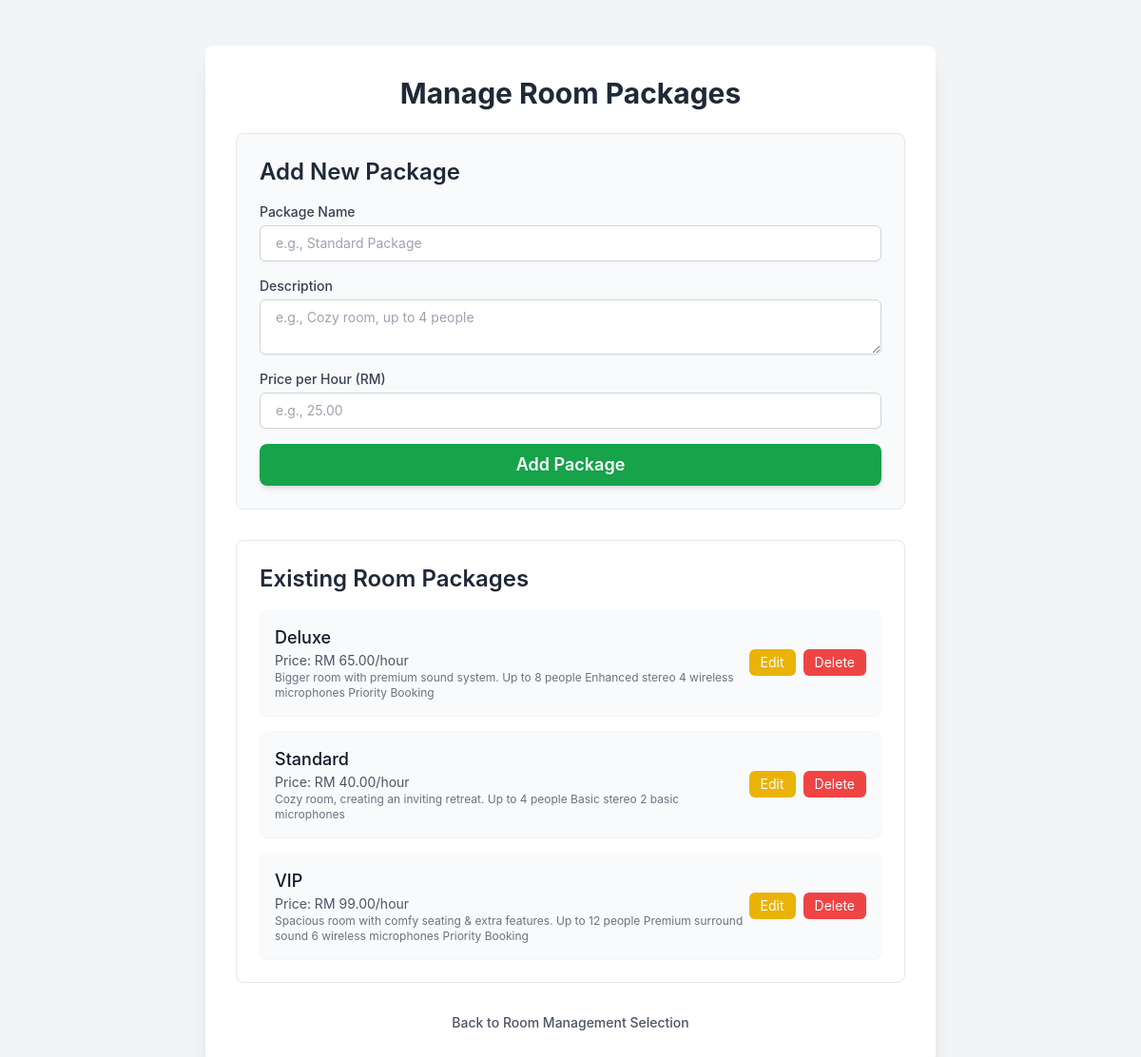
Page /admin/manage_packages.php (signed in) on the earlier database version.
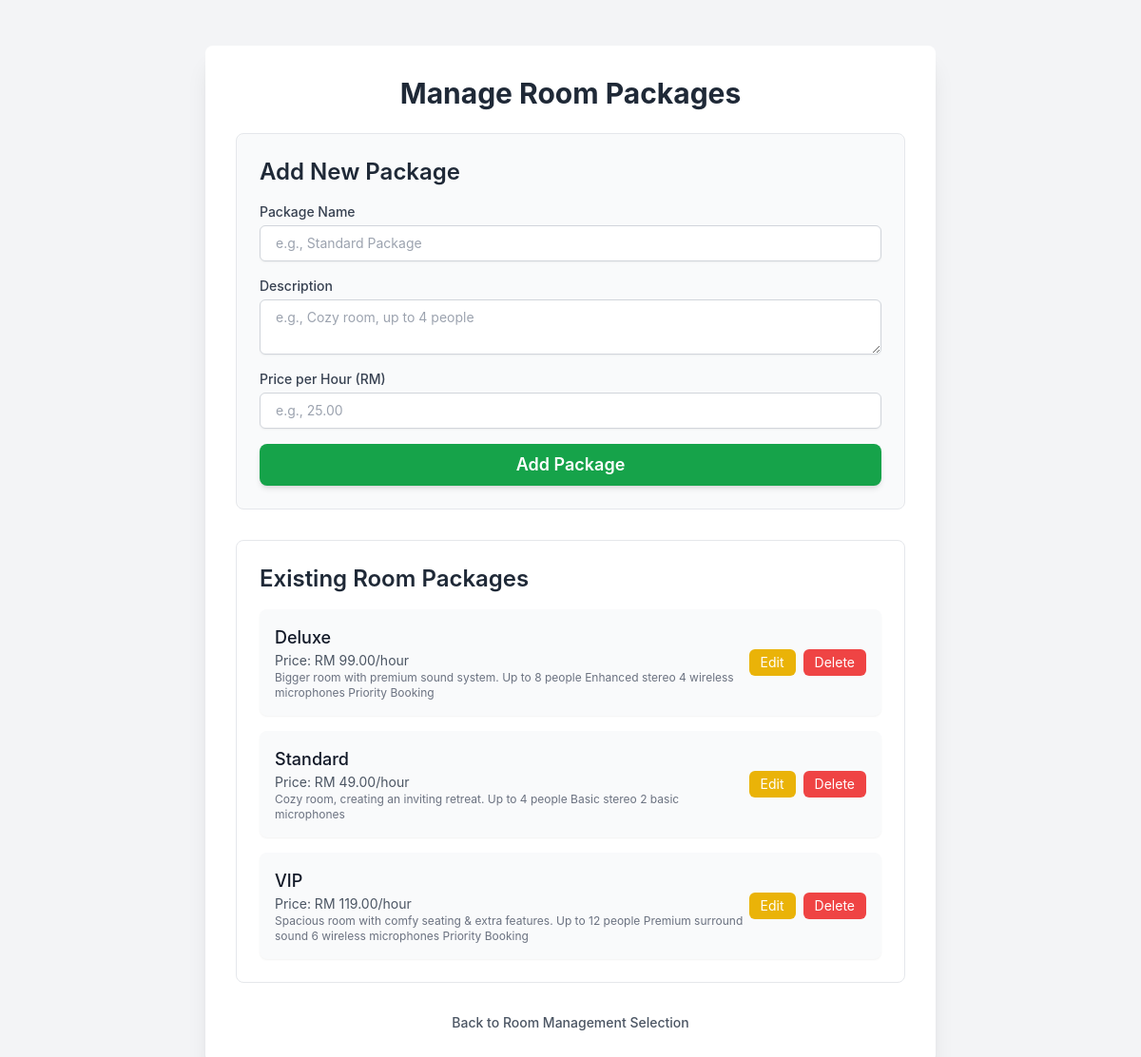
Same page on the later database version.
### tables this page shows
CREATE TABLE `packages` (
  `packageID` int(11) NOT NULL,
  `packageName` varchar(100) DEFAULT NULL,
  `description` text DEFAULT NULL,
  `pricePerHour` decimal(10,2) DEFAULT NULL
);

### admin/manage_packages.php (the view, shortened to what this page needs)
<?php
include '../dbconfig.php';
$packages = [];
$result = $conn->query("SELECT packageID, packageName, description, pricePerHour FROM packages ORDER BY packageName ASC");
if ($result) {
    while ($row = $result->fetch_assoc()) {
        $packages[] = $row;
    }
} else {
    $message = 'Error loading packages: ' . $conn->error;
    $messageType = 'error';
}
?>
<!DOCTYPE html>
<html lang="en">
<head>
    <script src="https://cdn.tailwindcss.com"></script>
</head>
<body class="bg-gray-100 min-h-screen flex flex-col items-center p-4">
    <div class="bg-white p-8 rounded-lg shadow-xl w-full max-w-3xl mt-8">
        <h1 class="text-3xl font-bold text-gray-800 mb-6 text-center">Manage Room Packages</h1>
        <div class="mb-8 p-6 bg-gray-50 rounded-lg border border-gray-200">
            <h2 class="text-2xl font-semibold text-gray-800 mb-4">Add New Package</h2>
            <form method="POST" class="space-y-4">
                <div>
                    <label for="new_package_name" class="block text-sm font-medium text-gray-700 mb-1">Package Name</label>
                    <input type="text" id="new_package_name" name="new_package_name" placeholder="e.g., Standard Package" class="mt-1 block w-full px-4 py-2 border border-gray-300 rounded-md shadow-sm focus:ring-blue-500 focus:border-blue-500 sm:text-sm" required>
                </div>
                <div>
                    <label for="new_package_description" class="block text-sm font-medium text-gray-700 mb-1">Description</label>
                    <textarea id="new_package_description" name="new_package_description" rows="2" placeholder="e.g., Cozy room, up to 4 people" class="mt-1 block w-full px-4 py-2 border border-gray-300 rounded-md shadow-sm focus:ring-blue-500 focus:border-blue-500 sm:text-sm"></textarea>
                </div>
                <div>
                    <label for="new_package_price" class="block text-sm font-medium text-gray-700 mb-1">Price per Hour (RM)</label>
                    <input type="number" id="new_package_price" name="new_package_price" step="0.50" min="0" placeholder="e.g., 25.00" class="mt-1 block w-full px-4 py-2 border border-gray-300 rounded-md shadow-sm focus:ring-blue-500 focus:border-blue-500 sm:text-sm" required>
                </div>
                <button type="submit" class="w-full bg-green-600 text-white py-2 px-4 rounded-lg text-lg font-semibold hover:bg-green-700 transition duration-300 shadow-md">
                    Add Package
                </button>
            </form>
        </div>
        <div class="mb-8 p-6 bg-white rounded-lg border border-gray-200">
            <h2 class="text-2xl font-semibold text-gray-800 mb-4">Existing Room Packages</h2>
            <div class="space-y-4">
                <?php if (empty($packages)): ?>
                    <p class="text-center text-gray-500">No packages found.</p>
                <?php else: ?>
                    <?php foreach ($packages as $package): ?>
                        <div class="flex items-center justify-between p-4 bg-gray-50 rounded-lg shadow-sm">
                            <div>
                                <h3 class="text-lg font-medium text-gray-900"><?php echo htmlspecialchars($package['packageName']); ?></h3>
                                <p class="text-sm text-gray-600">Price: RM <?php echo htmlspecialchars(number_format($package['pricePerHour'], 2)); ?>/hour</p>
                                <p class="text-xs text-gray-500"><?php echo htmlspecialchars($package['description']); ?></p>
                            </div>
                            <div class="flex space-x-2">
                                <button onclick="showEditPackageForm(<?php echo htmlspecialchars(json_encode($package)); ?>)" class="bg-yellow-500 text-white py-1 px-3 rounded-md text-sm hover:bg-yellow-600 transition duration-300">Edit</button>
                                <form method="POST" style="display:inline;" onsubmit="return confirm('Are you sure you want to delete this package? This will affect rooms linked to it!');">
                                    <button type="submit" class="bg-red-500 text-white py-1 px-3 rounded-md text-sm hover:bg-red-600 transition duration-300">Delete</button>
                                </form>
                            </div>
                        </div>
                    <?php endforeach; ?>
                <?php endif; ?>
            </div>
        </div>
        <p class="mt-6 text-center text-sm text-gray-600">
            <a href="manage_rooms.php" class="font-medium text-gray-600 hover:text-gray-800">Back to Room Management Selection</a>
        </p>
    </div>
</body>
</html>

Differences in the rows shown:
changed packages "Deluxe": pricePerHour "65.00" → "99.00"
changed packages "Standard": pricePerHour "40.00" → "49.00"
changed packages "VIP": pricePerHour "99.00" → "119.00"
